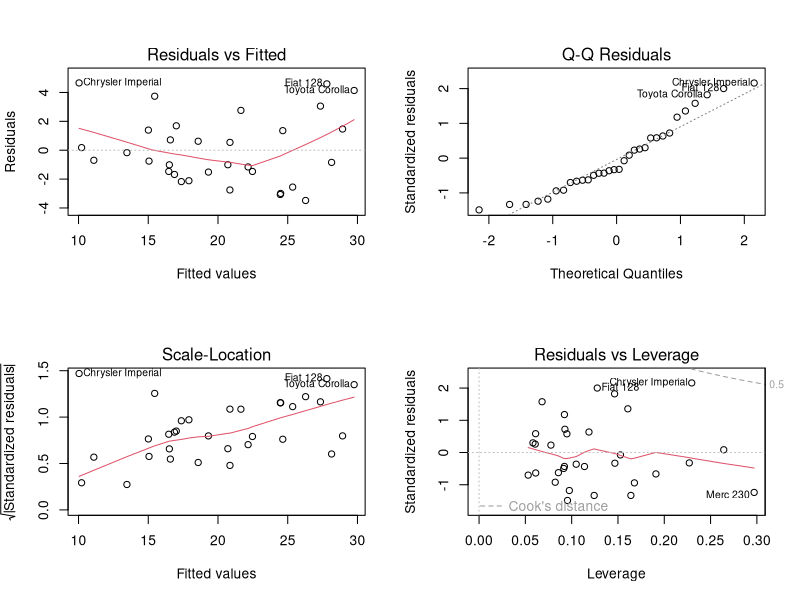
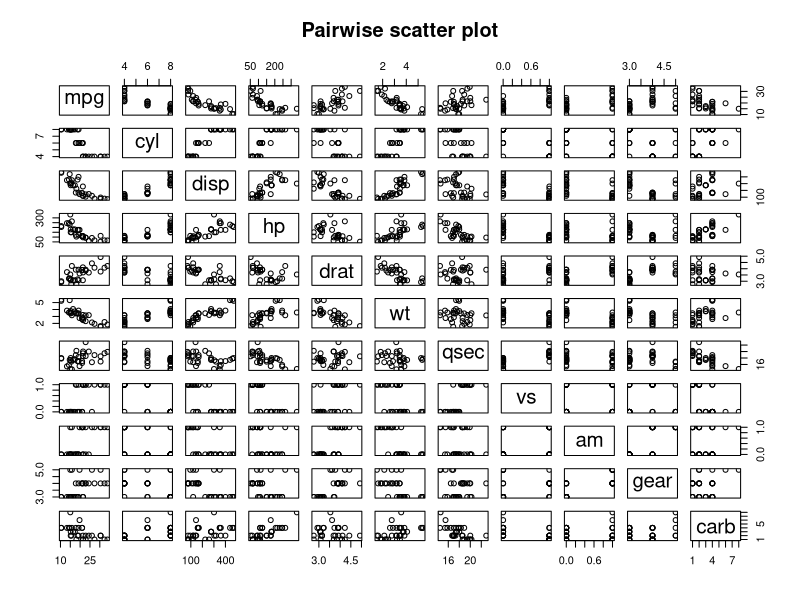
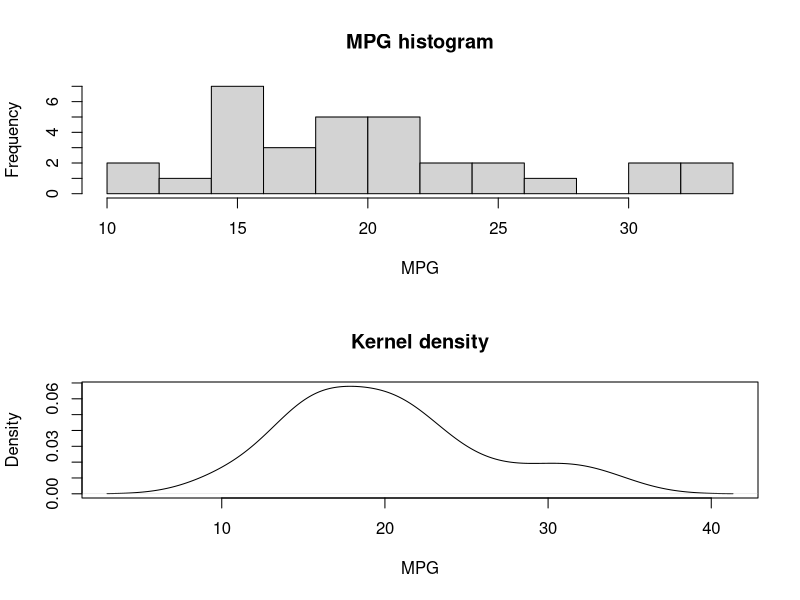
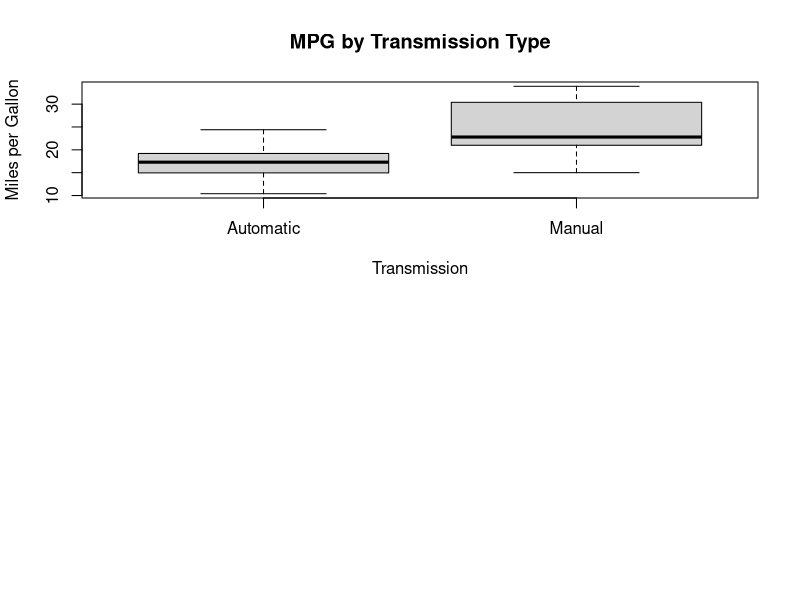

Write R code to recreate these figures, in order.
## ---- chunk 1
library(datasets)
data(mtcars)
## ---- chunk 2
summary(mtcars)
## ---- chunk 3
summary(mtcars[mtcars$am == 0,])
## ---- chunk 4
summary(mtcars[mtcars$am == 1,])
## ---- chunk 5
t.test(mtcars$mpg ~ mtcars$am, conf.level=0.95)
## ---- chunk 6
all <- lm(mpg ~ ., data = mtcars)
summary(all)
## ---- chunk 7
fittedmodel <- step(lm(mpg ~ ., data=mtcars), trace=0)
summary(fittedmodel)
## ---- chunk 8
par(mfrow = c(2,2))
plot(fittedmodel)
## ---- chunk 9
pairs(
	mtcars,
	main = "Pairwise scatter plot"
)
## ---- chunk 10
par(mfrow=c(2,1))
hist(mtcars$mpg, breaks=10, xlab="MPG", main="MPG histogram")
plot(density(mtcars$mpg), main="Kernel density", xlab="MPG")
## ---- chunk 11
boxplot(mpg ~ am,
	data = mtcars,
	xlab = "Transmission",
	ylab = "Miles per Gallon",
	main = "MPG by Transmission Type",
	names = c("Automatic", "Manual")
)
